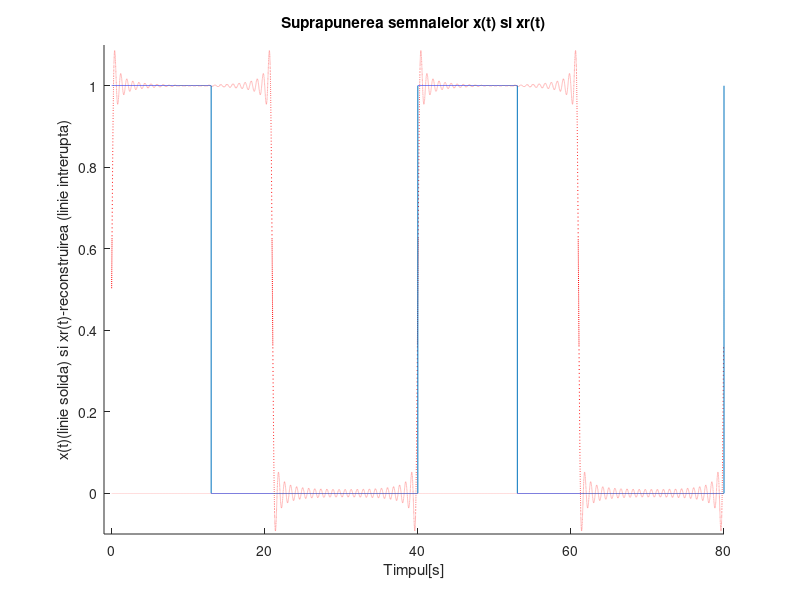
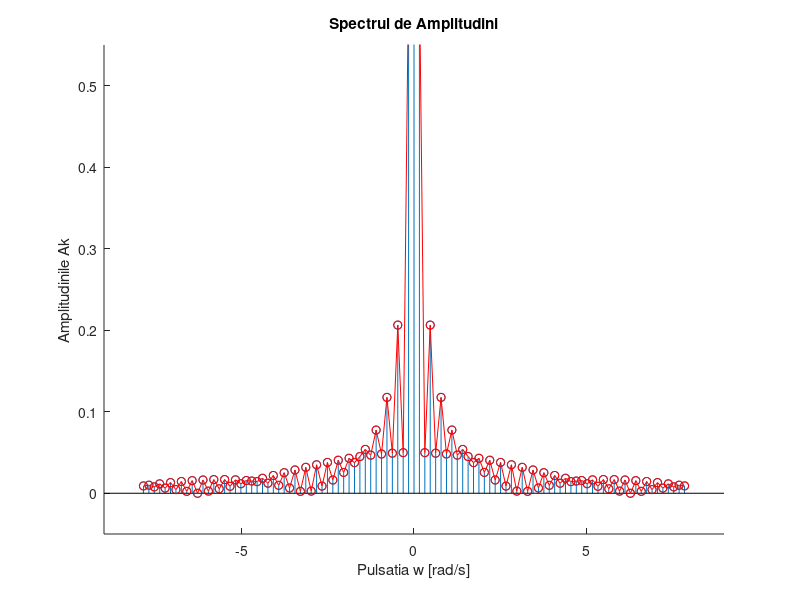

The MATLAB script that drew these images, in order:
%D=21 s
T=40;
f=1/T;
w=2*pi*f;
t = 0:0.001:2*T; % rezolutia temporala de 0.001 s
N=50;
C = zeros(1,2*N+1); %vectorul de coeficienti ca fi initializat cu valori nule
x=(square(w*t,32.5)+abs(square(w*t,52.5)))/2 

for n = -N:N

    C(n+N+1) = 1/T * integral(@(t)(1/2*square(w*t,52.5)+1/2*abs(square(w*t,52.5))).*exp(-1j*n*w*t),0,T) ; %calculul oeficientiilor cu formula analitica

end

yr = 0;

for n = -N:N

    yr = yr + C(n+N+1)*exp(1j*n*w*t) ; % semnalul initial are 100 de componente

end

figure(1);

hold on
plot(t,real(yr),':r',t,imag(yr),':r')%reprezentarea semnalului reconstruit
plot(t,x);%reprezentarea semnalului initial
axis([-1 80 -0.1 1.1])%delimitarea axelor de coordonate
xlabel('Timpul[s]');
ylabel('x(t)(linie solida) si xr(t)-reconstruirea (linie intrerupta)');
title('Suprapunerea semnalelor x(t) si xr(t)')
hold off %prin hold on/off se pot reprezenta mai multe grafice in acelasi sistem
figure(2);
hold on

stem((-N:N)*w,2*abs(C));%functia stem este utilizata pentru reprezentarea functilor sau a
                        %seturi de date cu valori discrete
                        
plot((-N:N)*w,2*abs(C),'-ro');%infasuratoarea realizate din segmente de dreapta
xlabel('Pulsatia w [rad/s]');
ylabel('Amplitudinile Ak');
axis([-9 9 -0.05 0.55])% delimitarea axelor de coordonate
title('Spectrul de Amplitudini');
hold off
% Cu ajutorul seriei Fourier putem arata ca orice semnal poate fi scris ca fiind 
% o suma finita de semnale elementare, ceea ce face mai usoara reprezentarea grafica a acestuia 
% In cazul Spectrului de amplitudini am obtinut un grafic cu valori discrete. 
% Putem observa ca acesta este un grafic simetric fata de fundamentala, A(-k) fiind egal cu A(k).